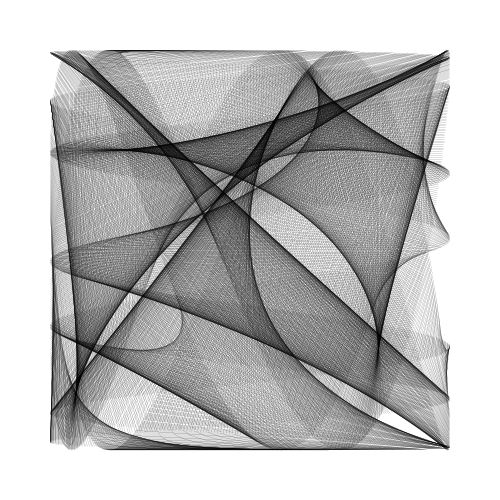
Frame 1 (no input)
Frame 2 (the mouse pressed at the canvas centre, redrawn once): identical to frame 1, image omitted

The Processing sketch that drew this single still picture (run headless with seeded random() and noise(); the mouse was pressed at the canvas centre and the sketch redrawn once):

// Processing sketch: sketch66
// ── sketch66.pde
Lissajous l1, l2;

void setup() {
  size(500, 500);
  
  l1 = new Lissajous(2, 5, 45);
  l2 = new Lissajous(7, 1, 23);
  
  noLoop();
}

void draw() {
  background(255);
  
  translate(width/2, height/2);
  
  stroke(0);
  strokeWeight(0);
  
  Point p1, p2;
  for (int t=0; t<Lissajous.TIME; t++) {
    p1 = l1.step(t);
    p2 = l2.step(t);
    
    line(p1.x, p1.y, p2.x, p2.y);

  }
}
// ── Lissajous.pde
class Lissajous {
  static final float TIME=3000, R=200;
  
  float xfreq, yfreq, xphase, yphase;
  
  int gt=0;
  
  Lissajous(float xf, float yf, float xp) {
    xfreq = xf;
    yfreq = yf;
    xphase = radians(xp);
    yphase = radians(0.0f);
  }
  
  void draw() {
    float x, y, a;
    
    stroke(0);
    strokeWeight(1);
    
    for (int t=0; t<TIME; t++) {
      a = map(t, 0, TIME, 0, TWO_PI);
      x = R * cos(xfreq * a + xphase);
      y = R * sin(yfreq * a + yphase);
      
      point(x, y);
    }
  }
  
  Point step() {
    float x, y, a;
    a = map(gt, 0, TIME, 0, TWO_PI);
    x = R * cos(xfreq * a + xphase);
    y = R * sin(yfreq * a + yphase);  
    
    gt++;
    return new Point(x, y);
  }
  
  Point step(float t) {
    float x, y, a;
    a = map(t, 0, TIME, 0, TWO_PI);
    x = R * cos(xfreq * a + xphase);
    y = R * sin(yfreq * a + yphase);  
    
    //gt++;
    return new Point(x, y);
  }
}


class Point {
  float x, y;
  Point(float x, float y) {
    this.x = x;
    this.y = y;
  }
}
